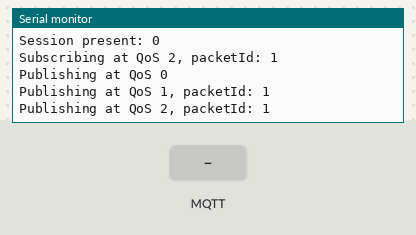
The program below on a simulated ESP32. Parts: the last lines printed to the serial monitor. The test bench sets the inputs (shaded band). WiFi joins after 1.5 s; servers stay silent unless stated; no MQTT or app messages arrive unless stated.

Above: at 2.4 s.
2.5 s: MQTT message "1" arrives on the first subscribed topic
At 3.2 s:
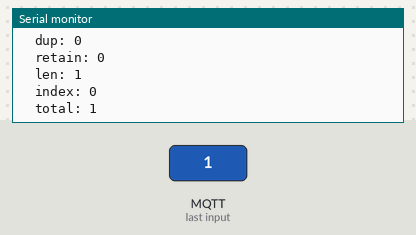
4.0 s: MQTT message "on" arrives on the first subscribed topic
At 4.4 s:
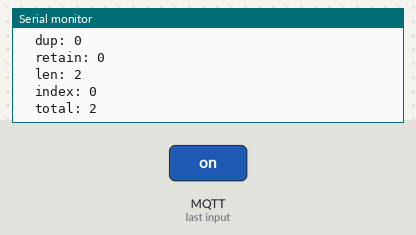

Measured:
- after the input at 2.5 s, the serial monitor: prints a new line at once (image 1)
- after the input at 4.0 s, the serial monitor: prints a new line at once (image 2)

The program:

main.cpp
```cpp
#include <WiFi.h>
#include <AsyncMqttClient.h>
#define WIFI_SSID "PRTS终端"//热点名
#define WIFI_PASSWORD "djwnaocm"//热点密码

#define MQTT_HOST "broker.emqx.io"//服务器地址
#define MQTT_PORT 1883

AsyncMqttClient mqttClient;
TimerHandle_t mqttReconnectTimer;
TimerHandle_t wifiReconnectTimer;


void connectToWifi() {
  Serial.println("Connecting to Wi-Fi...");
  WiFi.begin(WIFI_SSID, WIFI_PASSWORD);
}

void connectToMqtt() {
  Serial.println("Connecting to MQTT...");
  mqttClient.connect();
}

void WiFiEvent(WiFiEvent_t event) {
    Serial.printf("[WiFi-event] event: %d\n", event);
    switch(event) {
    case SYSTEM_EVENT_STA_GOT_IP:
        Serial.println("WiFi connected");
        Serial.println("IP address: ");
        Serial.println(WiFi.localIP());
        connectToMqtt();
        break;
    case SYSTEM_EVENT_STA_DISCONNECTED:
        Serial.println("WiFi lost connection");
        xTimerStop(mqttReconnectTimer, 0); // ensure we don't reconnect to MQTT while reconnecting to Wi-Fi
        xTimerStart(wifiReconnectTimer, 0);
        break;
    }
}

void onMqttConnect(bool sessionPresent) {
  Serial.println("Connected to MQTT.");
  Serial.print("Session present: ");
  Serial.println(sessionPresent);
  uint16_t packetIdSub = mqttClient.subscribe("test/lol", 2);
  Serial.print("Subscribing at QoS 2, packetId: ");
  Serial.println(packetIdSub);
  mqttClient.publish("Loyalty/lol", 0, true, "For the Emperor");//topic和内容
  Serial.println("Publishing at QoS 0");
  uint16_t packetIdPub1 = mqttClient.publish("test/lol", 1, true, "test 2");
  Serial.print("Publishing at QoS 1, packetId: ");
  Serial.println(packetIdPub1);
  uint16_t packetIdPub2 = mqttClient.publish("test/lol", 2, true, "test 3");
  Serial.print("Publishing at QoS 2, packetId: ");
  Serial.println(packetIdPub2);
}

void onMqttDisconnect(AsyncMqttClientDisconnectReason reason) {
  Serial.println("Disconnected from MQTT.");

  if (WiFi.isConnected()) {
    xTimerStart(mqttReconnectTimer, 0);
  }
}

void onMqttSubscribe(uint16_t packetId, uint8_t qos) {
  Serial.println("Subscribe acknowledged.");
  Serial.print("  packetId: ");
  Serial.println(packetId);
  Serial.print("  qos: ");
  Serial.println(qos);
}

void onMqttUnsubscribe(uint16_t packetId) {
  Serial.println("Unsubscribe acknowledged.");
  Serial.print("  packetId: ");
  Serial.println(packetId);
}

void onMqttMessage(char* topic, char* payload, AsyncMqttClientMessageProperties properties, size_t len, size_t index, size_t total) {
  Serial.println("Publish received.");
  Serial.print("  topic: ");
  Serial.println(topic);
  Serial.print("  qos: ");
  Serial.println(properties.qos);
  Serial.print("  dup: ");
  Serial.println(properties.dup);
  Serial.print("  retain: ");
  Serial.println(properties.retain);
  Serial.print("  len: ");
  Serial.println(len);
  Serial.print("  index: ");
  Serial.println(index);
  Serial.print("  total: ");
  Serial.println(total);
}

void onMqttPublish(uint16_t packetId) {
  Serial.println("Publish acknowledged.");
  Serial.print("  packetId: ");
  Serial.println(packetId);
}

void setup() {
  Serial.begin(115200);
  Serial.println();
  Serial.println();

  mqttReconnectTimer = xTimerCreate("mqttTimer", pdMS_TO_TICKS(2000), pdFALSE, (void*)0, reinterpret_cast<TimerCallbackFunction_t>(connectToMqtt));
  wifiReconnectTimer = xTimerCreate("wifiTimer", pdMS_TO_TICKS(2000), pdFALSE, (void*)0, reinterpret_cast<TimerCallbackFunction_t>(connectToWifi));

  WiFi.onEvent(WiFiEvent);

  mqttClient.onConnect(onMqttConnect);
  mqttClient.onDisconnect(onMqttDisconnect);
  mqttClient.onSubscribe(onMqttSubscribe);
  mqttClient.onUnsubscribe(onMqttUnsubscribe);
  mqttClient.onMessage(onMqttMessage);
  mqttClient.onPublish(onMqttPublish);
  mqttClient.setServer(MQTT_HOST, MQTT_PORT);

  connectToWifi();
}

void loop() {
}
```
